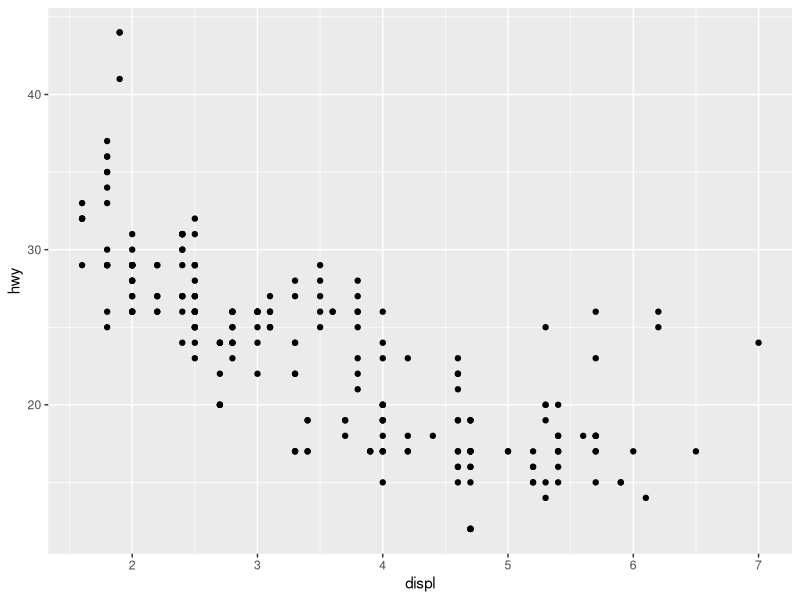
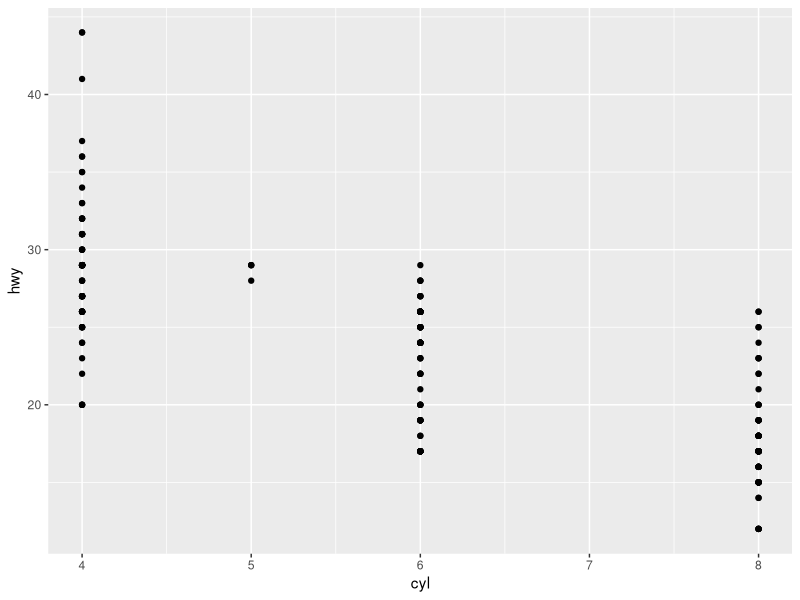
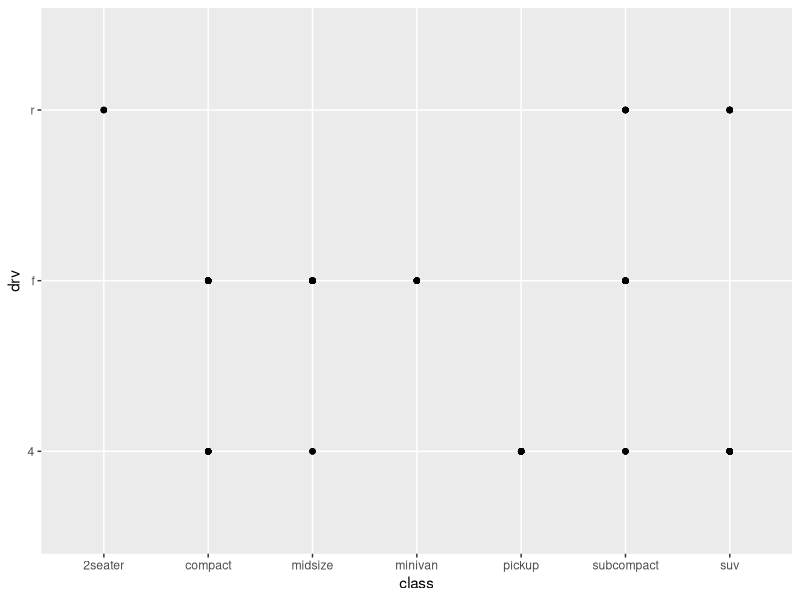
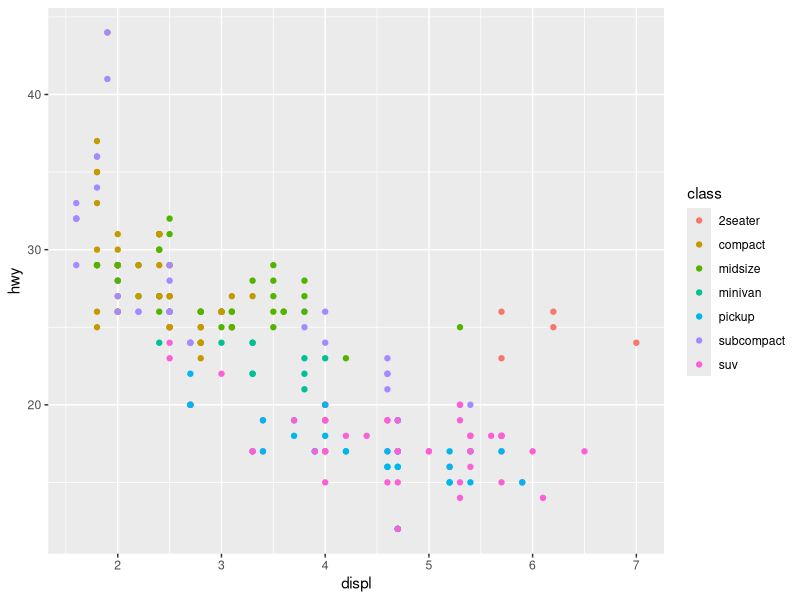
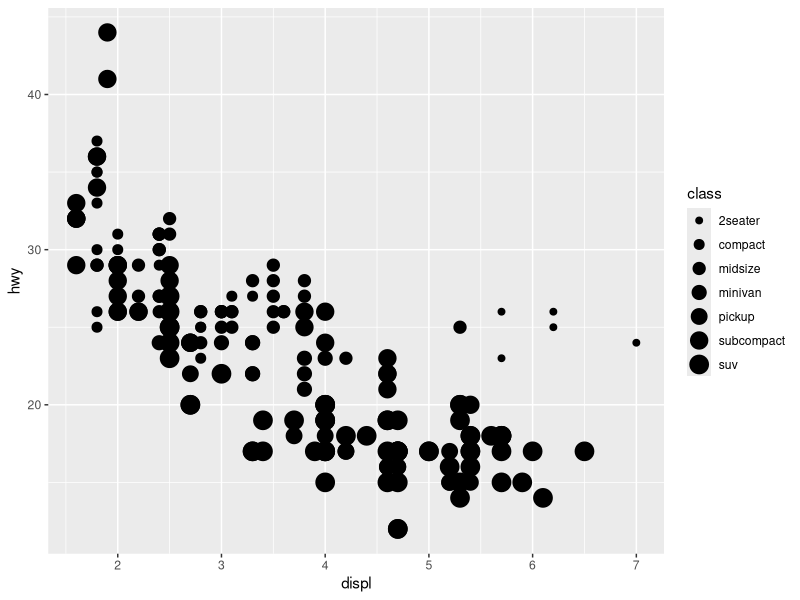
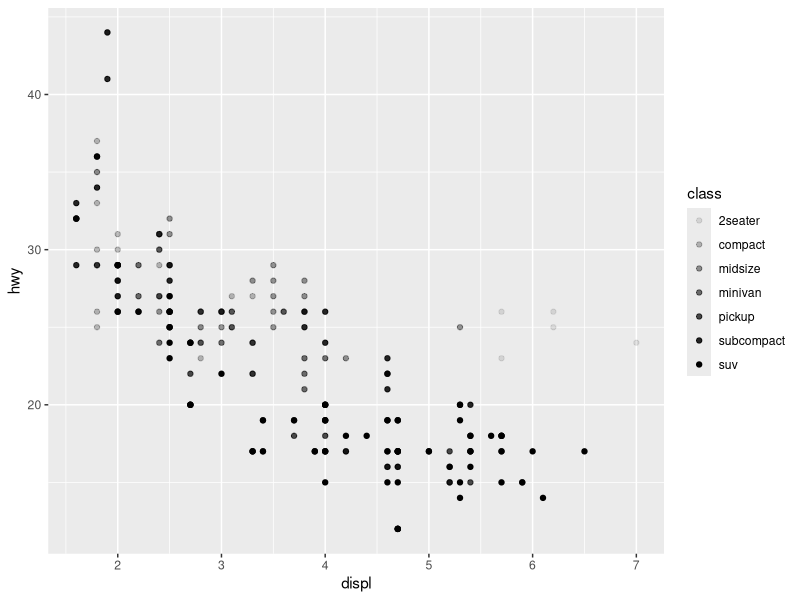
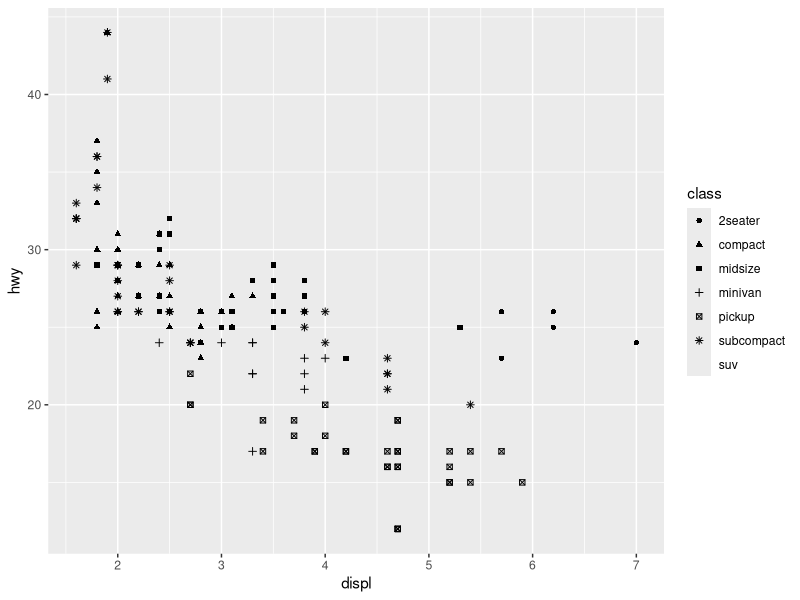
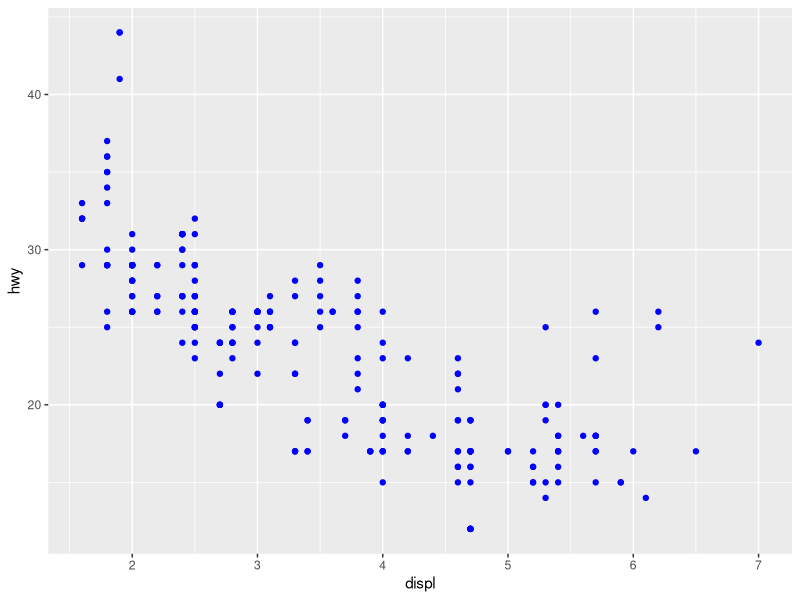

Reproduce these figures in R, in order. (Note: this script raises an error after producing the figures.)
library(tidyverse)
# library(ggplot2)

# using included car data
head(mpg)
str(mpg)

# scatterplot of displacement vs highway miles-per-gallon
ggplot(data=mpg) + geom_point(mapping=aes(x=displ, y=hwy))

# excercises
# 1 ggplot data=mpg, what do you see?
# scatterplot of displ vs hwy

# 2 How many rows are in mtcars? How many columns?
?mtcars
# 32 rows, 11 variables
head(mtcars)


# 3 What does the drv variable describe? Read the help for ?mpg to find out
?mpg
# drv stands for f=front wheel drive, r=rear wheel drive, 4=4wd


# 4 make a scatterplot of hwy vs cyl
ggplot(data=mpg) + geom_point(mapping=aes(x=cyl, y=hwy))


# 5 What happens if you make a scatterplot of class vs drv? what not useful?
ggplot(data=mpg) + geom_point(mapping=aes(x=class, y=drv))
# no pattern, because no correlation between type of car and power train




# maps class to color
ggplot(data=mpg) + geom_point(mapping=aes(x=displ, y=hwy, color=class))


# maps class to size (class is not inherently ordered, not good idea)
ggplot(data=mpg) + geom_point(mapping=aes(x=displ, y=hwy, size=class))

# maps class to alpha (transparency)
ggplot(data=mpg) + geom_point(mapping=aes(x=displ, y=hwy, alpha=class))

# maps class to shape (too many classes, not a good idea)
ggplot(data=mpg) + geom_point(mapping=aes(x=displ, y=hwy, shape=class))

# forces points in geom-point to be blue
ggplot(data=mpg) + geom_point(mapping=aes(x=displ, y=hwy), color="blue")




# excercises
# 1 what's wrong? why not blue?
ggplot(data=mpg) + geom_point(mapping=aes(x=displ, y=hwy, color="blue"))
# the aesthetic color is supposed to be outside the aes() argument


# 2 which variables in mpg are categorical? which are continuous? how can you see this information when you run mpg?
?mpg
# categorical: manufacturer, model, trans, drv, fl, class
# continuous: displ, year, cyl, cty, hwy
str(mpg)


# 3 map a continuous variable to color, size and shape. How do these aesthetics behave differently for categorical versus continuous variables?
ggplot(data=mpg) + geom_point(mapping=aes(x=displ, y=hwy, color=cty))
# continuous color becaues a color gradient
ggplot(data=mpg) + geom_point(mapping=aes(x=displ, y=hwy, size=cty))
# size of dot varies with increase in continuous variable
ggplot(data=mpg) + geom_point(mapping=aes(x=displ, y=hwy, shape=cty))
# error, a continuous variable cannot be mapped to shape


# 4 what happens if you map the same variable to multiple aesthetics?
ggplot(data=mpg) + geom_point(mapping=aes(x=displ, y=hwy, color=cty, size=cty))
# if it makes sense, both aesthetics are applied


# 5 what does the stroke aesthetic do? What shapes does it work with?
ggplot(data=mpg) + geom_point(mapping=aes(x=displ, y=hwy), stroke=0.1)
?geom_point
# stroke controls the width of the brush


# 6 what happens if you map an aesthetic to something other than a variable name, like aes(color=displ<5)?
ggplot(data=mpg) + geom_point(mapping=aes(x=displ, y=hwy, color=displ<5))
# the displ<5 part becomes a true-false vector, and the color reflects the points that have displ less than 5, vs those with displ greater than or equal to 5





# facets plot by a var
ggplot(data=mpg) + geom_point(mapping=aes(x=displ, y=hwy)) + facet_wrap(~ class, nrow=2)
ggplot(data=mpg) + geom_point(mapping=aes(x=displ, y=hwy)) + facet_grid(. ~ class)
ggplot(data=mpg) + geom_point(mapping=aes(x=displ, y=hwy)) + facet_grid(class ~ .)



# facets plot by combos of two vars
ggplot(data=mpg) + geom_point(mapping=aes(x=displ, y=hwy)) + facet_grid(drv ~ cyl)


# facets plot by a var along one axis only
ggplot(data=mpg) + geom_point(mapping=aes(x=displ, y=hwy)) + facet_grid(. ~ cyl)
ggplot(data=mpg) + geom_point(mapping=aes(x=displ, y=hwy)) + facet_grid(cyl ~ .)





# Excercises
# 1 what happens if you facet on a continuous variable?
ggplot(data=mpg) + geom_point(mapping=aes(x=cty, y=hwy)) + facet_grid(. ~ displ)
str(mpg)
# it creates a facet for every distinct value of the continuous variable. Not good.


# 2 What do the empty cells in a plot with facet_grid(drv ~ cyl) mean? 
ggplot(data=mpg) + geom_point(mapping=aes(x=cty, y=hwy)) + facet_grid(drv ~ cyl)
# empty cells means some of the combos of drv and cyl have no data points
# ... How do they relate to this plot?
ggplot(data=mpg) + geom_point(mapping=aes(x=drv, y=cyl))
# there are empty parings , e.g. for drv = 4 and cyl = 5


# 3 what plots does the following code make? what does . do?
ggplot(data=mpg)+ geom_point(mapping=aes(x=displ, y=hwy)) + facet_grid(drv ~ .)
ggplot(data=mpg)+ geom_point(mapping=aes(x=displ, y=hwy)) + facet_grid(. ~ cyl)
# creates a facetted scatterplot. the dot facets along one axis only.


# 4 take the first faceted plot in this section. What are the advantages to using faceting instead of the color aesthetic? what are the disadvantages? How might the balance change if you had a larger dataset?
ggplot(data=mpg) + geom_point(mapping=aes(x=displ, y=hwy)) + facet_wrap(~ class, nrow=2)
# advantages of faceting vs color: much easier to see difference in spread between classes
# disadvantages of faceting vs color: less compact, more difficult to compare differences in displ for each class
# balance would tip to faceting if larger dataset had lots more classes


# 5 read ?facet_wrap. What does nrow do? what does ncol do? what other options control the layout of the individual panels? why doesn't facet_grid have nrow and ncol variables?
?facet_wrap
?facet_grid
# nrow and ncol are the number of rows and columns that the vis should wrap into
# layout is also controlled by options like dir, which controls direction the panels are drawn
# facet_grid forms a matrix defined by the combos of the variables


# 6 when using facet_grid() you should usually put the variable with more unique levels in the columns. why?
# because the columns will allow easier visual comparison across the independent variable





# using different geoms
# scatterplot
ggplot(data=mpg) + geom_point(mapping=aes(x=displ, y=hwy))
# smooth line plot? trend lines perhaps. smoothed conditional means.
ggplot(data=mpg) + geom_smooth(mapping=aes(x=displ, y=hwy))
# combo of scatterplot and smooth line
ggplot(data=mpg) + geom_point(mapping=aes(x=displ, y=hwy)) + geom_smooth(mapping=aes(x=displ, y=hwy))
?geom_smooth

# two-plots-in-one using a shared global mapping
ggplot(data=mpg, mapping=aes(x=displ, y=hwy)) + geom_point() + geom_smooth()
# ... and overriding local layer
ggplot(data=mpg, mapping=aes(x=displ, y=hwy)) + geom_point(mapping=aes(color=class)) + geom_smooth()

# using different aesthetics mappings for line type
ggplot(data=mpg) + geom_smooth(mapping=aes(x=displ, y=hwy, linetype=drv))

# layering both geoms and colorizing, to show smoothed conditional means for each drive type overlayed on raw data
ggplot(data=mpg, mapping=aes(x=displ, y=hwy, color=drv)) + geom_smooth(mapping=aes(linetype=drv)) + geom_point()


# group vs not
ggplot(data=mpg) + geom_smooth(mapping=aes(x=displ, y=hwy))
ggplot(data=mpg) + geom_smooth(mapping=aes(x=displ, y=hwy, group=drv)) # no legend
ggplot(data=mpg) + geom_smooth(mapping=aes(x=displ, y=hwy, color=drv))
ggplot(data=mpg) + geom_smooth(mapping=aes(x=displ, y=hwy, color=drv), show.legend=FALSE)


# specifying different data for each layer
# scatterplot to show all raw data, but line only shows for specific car type and with no confidence interval
ggplot(data=mpg, mapping=aes(x=displ, y=hwy)) + geom_point(mapping=aes(color=class)) + geom_smooth(data=filter(mpg, class=="subcompact"), se=FALSE)




# Excercises, p 20
# 1 What geom would you use to draw a line? a boxplot? a histogram? an area chart?
?geom_line
ggplot(data=mpg, mapping=aes(x=displ, y=hwy)) + geom_point(mapping=aes(color=drv)) + geom_line() # line to connect the dots
?geom_abline
ggplot(data=mpg, mapping=aes(x=displ, y=hwy)) + geom_point(mapping=aes(color=drv)) + geom_abline(intercept=20, slope=0) # line to draw simple straight line

?geom_boxplot
ggplot(data=mpg, mapping=aes(x=class, y=hwy)) + geom_boxplot()

?geom_histogram
ggplot(data=mpg, mapping=aes(x=hwy)) + geom_histogram(bins=10) # counts per bin of hwy
ggplot(data=mpg, mapping=aes(x=hwy, y=displ)) + geom_histogram(bins=10) # does NOT work with a y aesthetic

?geom_area
ggplot(data=mpg) + geom_area(mapping=aes(x=displ, y=hwy))


# 2 

